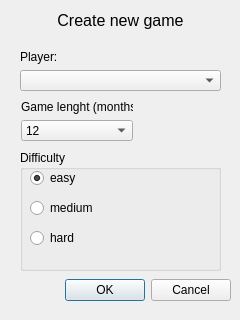
<?xml version="1.0" encoding="UTF-8"?>
<ui version="4.0">
 <class>NewGame</class>
 <widget class="QDialog" name="NewGame">
  <property name="geometry">
   <rect>
    <x>0</x>
    <y>0</y>
    <width>240</width>
    <height>320</height>
   </rect>
  </property>
  <property name="windowTitle">
   <string>Dialog</string>
  </property>
  <widget class="QDialogButtonBox" name="buttonBox">
   <property name="geometry">
    <rect>
     <x>10</x>
     <y>270</y>
     <width>221</width>
     <height>41</height>
    </rect>
   </property>
   <property name="orientation">
    <enum>Qt::Horizontal</enum>
   </property>
   <property name="standardButtons">
    <set>QDialogButtonBox::Cancel|QDialogButtonBox::Ok</set>
   </property>
  </widget>
  <widget class="QGroupBox" name="groupBox">
   <property name="geometry">
    <rect>
     <x>20</x>
     <y>150</y>
     <width>201</width>
     <height>121</height>
    </rect>
   </property>
   <property name="title">
    <string>Difficulty</string>
   </property>
   <widget class="QWidget" name="layoutWidget">
    <property name="geometry">
     <rect>
      <x>10</x>
      <y>14</y>
      <width>91</width>
      <height>91</height>
     </rect>
    </property>
    <layout class="QVBoxLayout" name="verticalLayout">
     <item>
      <widget class="QRadioButton" name="easyRadioButton">
       <property name="text">
        <string>easy</string>
       </property>
       <property name="checked">
        <bool>true</bool>
       </property>
      </widget>
     </item>
     <item>
      <widget class="QRadioButton" name="mediumRadioButton">
       <property name="text">
        <string>medium</string>
       </property>
      </widget>
     </item>
     <item>
      <widget class="QRadioButton" name="hardRadioButton">
       <property name="text">
        <string>hard</string>
       </property>
      </widget>
     </item>
    </layout>
   </widget>
  </widget>
  <widget class="QLabel" name="label_3">
   <property name="geometry">
    <rect>
     <x>10</x>
     <y>10</y>
     <width>221</width>
     <height>21</height>
    </rect>
   </property>
   <property name="font">
    <font>
     <pointsize>12</pointsize>
    </font>
   </property>
   <property name="text">
    <string>Create new game</string>
   </property>
   <property name="alignment">
    <set>Qt::AlignCenter</set>
   </property>
  </widget>
  <widget class="QWidget" name="layoutWidget">
   <property name="geometry">
    <rect>
     <x>21</x>
     <y>100</y>
     <width>112</width>
     <height>41</height>
    </rect>
   </property>
   <layout class="QVBoxLayout" name="verticalLayout_3">
    <item>
     <widget class="QLabel" name="label_2">
      <property name="text">
       <string>Game lenght (months):</string>
      </property>
     </widget>
    </item>
    <item>
     <widget class="QComboBox" name="lenghtComboBox">
      <item>
       <property name="text">
        <string>12</string>
       </property>
      </item>
      <item>
       <property name="text">
        <string>24</string>
       </property>
      </item>
      <item>
       <property name="text">
        <string>36</string>
       </property>
      </item>
      <item>
       <property name="text">
        <string>48</string>
       </property>
      </item>
      <item>
       <property name="text">
        <string>72</string>
       </property>
      </item>
      <item>
       <property name="text">
        <string>96</string>
       </property>
      </item>
      <item>
       <property name="text">
        <string>120</string>
       </property>
      </item>
      <item>
       <property name="text">
        <string>144</string>
       </property>
      </item>
     </widget>
    </item>
   </layout>
  </widget>
  <widget class="QWidget" name="layoutWidget">
   <property name="geometry">
    <rect>
     <x>20</x>
     <y>50</y>
     <width>201</width>
     <height>41</height>
    </rect>
   </property>
   <layout class="QVBoxLayout" name="verticalLayout_2">
    <item>
     <widget class="QLabel" name="label">
      <property name="text">
       <string>Player:</string>
      </property>
     </widget>
    </item>
    <item>
     <widget class="QComboBox" name="playerComboBox"/>
    </item>
   </layout>
  </widget>
 </widget>
 <resources/>
 <connections>
  <connection>
   <sender>buttonBox</sender>
   <signal>rejected()</signal>
   <receiver>NewGame</receiver>
   <slot>reject()</slot>
   <hints>
    <hint type="sourcelabel">
     <x>316</x>
     <y>260</y>
    </hint>
    <hint type="destinationlabel">
     <x>286</x>
     <y>274</y>
    </hint>
   </hints>
  </connection>
 </connections>
</ui>
